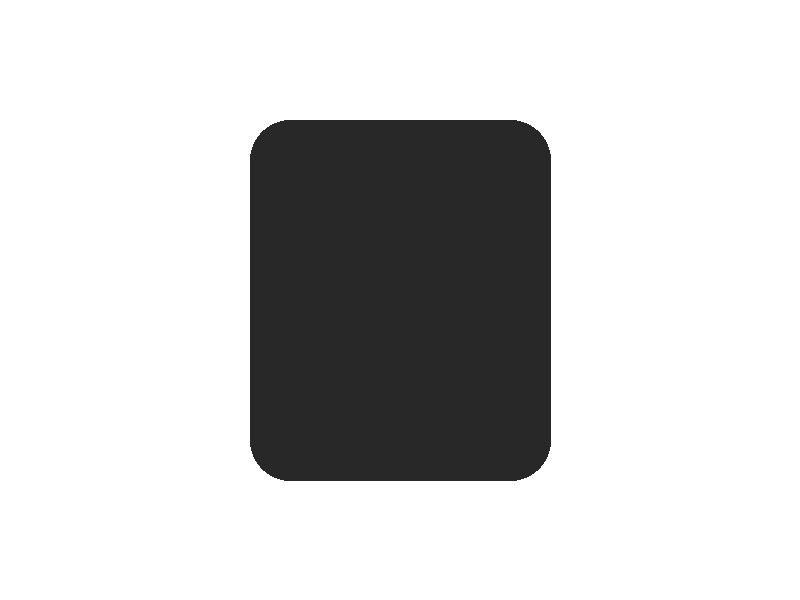
#> input picture wituk_auto/sample/img/D1001.jpg, 800 x 600 px
$ python -i images.py   (imports and definitions only)
#> lines starting #> are read from the running program, lines starting #| are printed output that depends on the picture; after the words box and inside, x2 and y2 are one past the last pixel; in counts of white or black regions, pixels touching at a corner belong together
#> further down, picture is the input picture: PIL image 800x600 RGB; min 22, max 255, mean 207
"""이미지 내려받기 → 정사각형 흰 여백 → 지정 크기로 리사이즈 → JPG 저장."""
import hashlib
from io import BytesIO
from pathlib import Path

import requests
from PIL import Image


def _open(src, http):
    if str(src).startswith("http"):
        r = http.get(src, timeout=20, headers={"User-Agent": "Mozilla/5.0"})
        r.raise_for_status()
        return Image.open(BytesIO(r.content))
    return Image.open(src)


def to_square(img, size=1000, pad_ratio=0.05, bg=(255, 255, 255)):
#> called with size = 1000, pad_ratio = 0.05, bg = (255, 255, 255)
    img = img.convert("RGBA")
    # 원래 있던 흰 여백 잘라내기
    gray = Image.new("RGBA", img.size, bg + (255,))
#> gray: PIL image 800x600 RGBA; every value is 255
    diff = Image.alpha_composite(gray, img).convert("L").point(lambda v: 255 if v < 245 else 0)
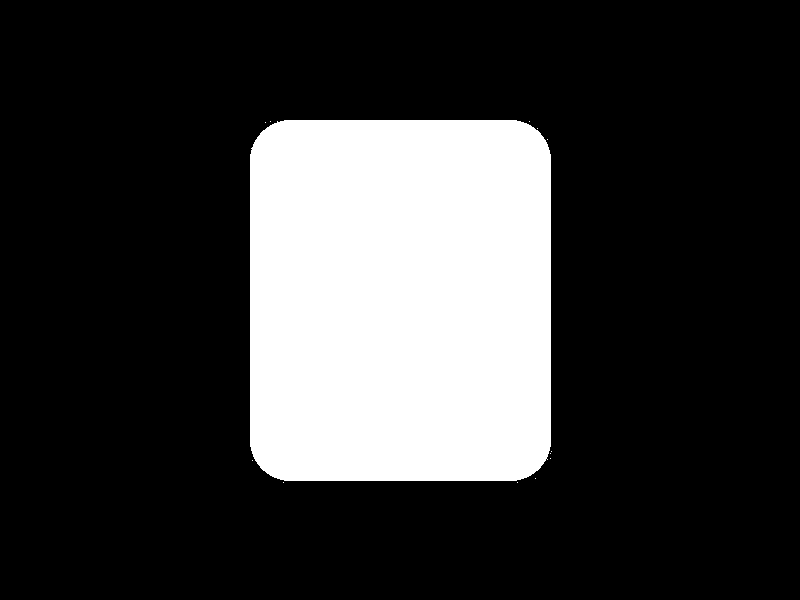
#> diff: PIL image 800x600 L; 22.3% white; 13 white regions (12 under 20 px), largest, box (x1, y1, x2, y2) and area: (250, 120, 551, 481) 107248
    box = diff.getbbox()
#> box = (250, 120, 552, 483)
    if box:
        img = img.crop(box)
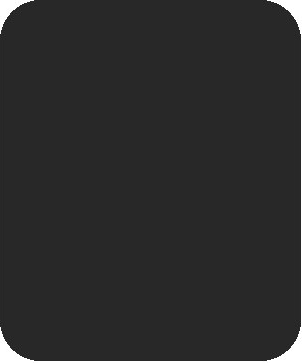
#> img: PIL image 302x363 RGBA; mean R, G, B, A 44.7, 44.7, 44.7, 255
    inner = int(size * (1 - 2 * pad_ratio))
    img.thumbnail((inner, inner), Image.LANCZOS)
    canvas = Image.new("RGB", (size, size), bg)
#> canvas: PIL image 1000x1000 RGB; every value is 255
    canvas.paste(img, ((size - img.width) // 2, (size - img.height) // 2), img)
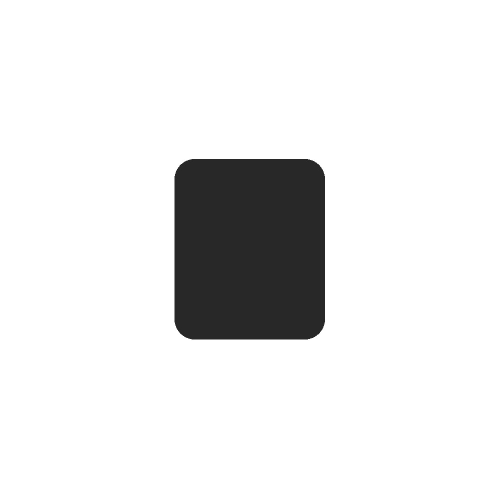
#> canvas: PIL image 1000x1000 RGB (shown at 1/2 size); min 22, max 255, mean 231.9
    return canvas


def process_product_images(p, out_dir, cfg, http=None, log=print):
    http = http or requests.Session()
    out = Path(out_dir) / f"{p.source}_{p.source_id}"
    out.mkdir(parents=True, exist_ok=True)
    size = cfg.get("image_size", 1000)
    pad = cfg.get("image_padding", 0.05)
    saved = []
    for i, src in enumerate(p.images[: cfg.get("max_images", 10)], 1):
        name = f"{i:02d}_{hashlib.md5(str(src).encode()).hexdigest()[:6]}.jpg"
        dest = out / name
        if not dest.exists():
            try:
                to_square(_open(src, http), size, pad).save(dest, "JPEG", quality=90)
            except Exception as e:
                log(f"  이미지 실패({p.source_id} #{i}): {e}")
                continue
        saved.append(str(dest))
    return saved

>>> from PIL import Image
>>> picture = Image.open('../sample/img/D1001.jpg')
>>> result = to_square(picture)
